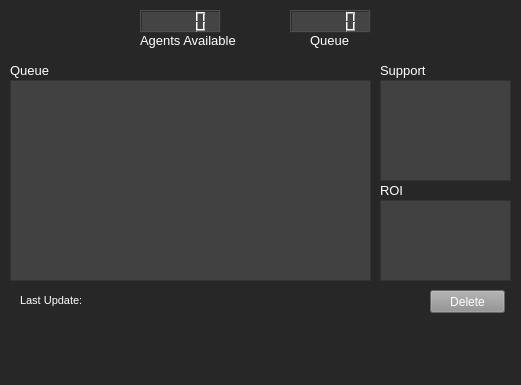
<?xml version="1.0" encoding="UTF-8"?>
<ui version="4.0">
 <class>MainWindow</class>
 <widget class="QMainWindow" name="MainWindow">
  <property name="geometry">
   <rect>
    <x>0</x>
    <y>0</y>
    <width>521</width>
    <height>385</height>
   </rect>
  </property>
  <property name="windowTitle">
   <string>MainWindow</string>
  </property>
  <property name="styleSheet">
   <string notr="true">background-color: rgb(39, 39, 39);</string>
  </property>
  <widget class="QWidget" name="centralwidget">
   <widget class="QListWidget" name="list_commitments">
    <property name="geometry">
     <rect>
      <x>10</x>
      <y>80</y>
      <width>361</width>
      <height>201</height>
     </rect>
    </property>
    <property name="styleSheet">
     <string notr="true">background-color:rgb(65, 65, 65);
color: rgb(255, 255, 255);
selection-color: rgb(0, 0, 0);
selection-background-color:rgb(138, 138, 138);  
alternate-background-color:  rgb(106, 106, 106);</string>
    </property>
   </widget>
   <widget class="QPushButton" name="btn_delete">
    <property name="geometry">
     <rect>
      <x>430</x>
      <y>290</y>
      <width>75</width>
      <height>23</height>
     </rect>
    </property>
    <property name="styleSheet">
     <string notr="true">color: rgb(255, 255, 255);background-color: rgb(144, 144, 144);</string>
    </property>
    <property name="text">
     <string>Delete</string>
    </property>
   </widget>
   <widget class="QLabel" name="title_agents">
    <property name="geometry">
     <rect>
      <x>140</x>
      <y>30</y>
      <width>121</width>
      <height>21</height>
     </rect>
    </property>
    <property name="font">
     <font>
      <pointsize>10</pointsize>
     </font>
    </property>
    <property name="styleSheet">
     <string notr="true">color: rgb(255, 255, 255);</string>
    </property>
    <property name="text">
     <string>Agents Available</string>
    </property>
   </widget>
   <widget class="QLCDNumber" name="num_agents">
    <property name="geometry">
     <rect>
      <x>140</x>
      <y>10</y>
      <width>81</width>
      <height>23</height>
     </rect>
    </property>
    <property name="styleSheet">
     <string notr="true">QLCDNumber{
	background-color: rgb(68, 68, 68);
	color: rgb(0, 0, 0)
}
</string>
    </property>
   </widget>
   <widget class="QLCDNumber" name="num_queue">
    <property name="geometry">
     <rect>
      <x>290</x>
      <y>10</y>
      <width>81</width>
      <height>23</height>
     </rect>
    </property>
    <property name="styleSheet">
     <string notr="true">QLCDNumber{
	background-color: rgb(68, 68, 68);
	color: rgb(0, 0, 0)
}
</string>
    </property>
   </widget>
   <widget class="QLabel" name="queue_title">
    <property name="geometry">
     <rect>
      <x>310</x>
      <y>30</y>
      <width>51</width>
      <height>21</height>
     </rect>
    </property>
    <property name="font">
     <font>
      <pointsize>10</pointsize>
     </font>
    </property>
    <property name="styleSheet">
     <string notr="true">color: rgb(255, 255, 255);</string>
    </property>
    <property name="text">
     <string>Queue</string>
    </property>
   </widget>
   <widget class="QLabel" name="label_delete_alert">
    <property name="geometry">
     <rect>
      <x>440</x>
      <y>310</y>
      <width>61</width>
      <height>31</height>
     </rect>
    </property>
    <property name="font">
     <font>
      <pointsize>8</pointsize>
     </font>
    </property>
    <property name="styleSheet">
     <string notr="true">color: rgb(255, 255, 255);</string>
    </property>
    <property name="text">
     <string/>
    </property>
   </widget>
   <widget class="QLabel" name="label_update">
    <property name="geometry">
     <rect>
      <x>20</x>
      <y>290</y>
      <width>61</width>
      <height>21</height>
     </rect>
    </property>
    <property name="font">
     <font>
      <pointsize>8</pointsize>
     </font>
    </property>
    <property name="styleSheet">
     <string notr="true">color: rgb(255, 255, 255);</string>
    </property>
    <property name="text">
     <string>Last Update:</string>
    </property>
   </widget>
   <widget class="QLabel" name="label_update_time">
    <property name="geometry">
     <rect>
      <x>90</x>
      <y>290</y>
      <width>161</width>
      <height>21</height>
     </rect>
    </property>
    <property name="font">
     <font>
      <pointsize>8</pointsize>
     </font>
    </property>
    <property name="styleSheet">
     <string notr="true">color: rgb(255, 255, 255);</string>
    </property>
    <property name="text">
     <string/>
    </property>
   </widget>
   <widget class="QListWidget" name="list_agents">
    <property name="geometry">
     <rect>
      <x>380</x>
      <y>80</y>
      <width>131</width>
      <height>101</height>
     </rect>
    </property>
    <property name="styleSheet">
     <string notr="true">background-color:rgb(65, 65, 65);
color: rgb(255, 255, 255);
selection-color: rgb(0, 0, 0);
selection-background-color:rgb(138, 138, 138);  
alternate-background-color:  rgb(106, 106, 106);</string>
    </property>
   </widget>
   <widget class="QListWidget" name="list_roi">
    <property name="geometry">
     <rect>
      <x>380</x>
      <y>200</y>
      <width>131</width>
      <height>81</height>
     </rect>
    </property>
    <property name="styleSheet">
     <string notr="true">background-color:rgb(65, 65, 65);
color: rgb(255, 255, 255);
selection-color: rgb(0, 0, 0);
selection-background-color:rgb(138, 138, 138);  
alternate-background-color:  rgb(106, 106, 106);</string>
    </property>
   </widget>
   <widget class="QLabel" name="queue_title_2">
    <property name="geometry">
     <rect>
      <x>10</x>
      <y>60</y>
      <width>51</width>
      <height>21</height>
     </rect>
    </property>
    <property name="font">
     <font>
      <pointsize>10</pointsize>
     </font>
    </property>
    <property name="styleSheet">
     <string notr="true">color: rgb(255, 255, 255);
background-color: qlineargradient(spread:pad, x1:0, y1:0, x2:1, y2:1, stop:1 rgba(0, 0, 0, 0));</string>
    </property>
    <property name="text">
     <string>Queue</string>
    </property>
   </widget>
   <widget class="QLabel" name="queue_title_3">
    <property name="geometry">
     <rect>
      <x>380</x>
      <y>180</y>
      <width>51</width>
      <height>21</height>
     </rect>
    </property>
    <property name="font">
     <font>
      <pointsize>10</pointsize>
     </font>
    </property>
    <property name="styleSheet">
     <string notr="true">color: rgb(255, 255, 255);
background-color: qlineargradient(spread:pad, x1:0, y1:0, x2:1, y2:1, stop:1 rgba(0, 0, 0, 0));</string>
    </property>
    <property name="text">
     <string>ROI</string>
    </property>
   </widget>
   <widget class="QLabel" name="queue_title_4">
    <property name="geometry">
     <rect>
      <x>380</x>
      <y>60</y>
      <width>51</width>
      <height>20</height>
     </rect>
    </property>
    <property name="font">
     <font>
      <pointsize>10</pointsize>
     </font>
    </property>
    <property name="styleSheet">
     <string notr="true">color: rgb(255, 255, 255);
background-color: qlineargradient(spread:pad, x1:0, y1:0, x2:1, y2:1, stop:1 rgba(0, 0, 0, 0));</string>
    </property>
    <property name="text">
     <string>Support</string>
    </property>
   </widget>
   <zorder>list_commitments</zorder>
   <zorder>title_agents</zorder>
   <zorder>queue_title</zorder>
   <zorder>label_delete_alert</zorder>
   <zorder>num_queue</zorder>
   <zorder>num_agents</zorder>
   <zorder>btn_delete</zorder>
   <zorder>label_update</zorder>
   <zorder>label_update_time</zorder>
   <zorder>list_agents</zorder>
   <zorder>list_roi</zorder>
   <zorder>queue_title_2</zorder>
   <zorder>queue_title_3</zorder>
   <zorder>queue_title_4</zorder>
  </widget>
  <widget class="QMenuBar" name="menubar">
   <property name="geometry">
    <rect>
     <x>0</x>
     <y>0</y>
     <width>521</width>
     <height>21</height>
    </rect>
   </property>
  </widget>
  <widget class="QStatusBar" name="statusbar"/>
 </widget>
 <resources/>
 <connections/>
</ui>
